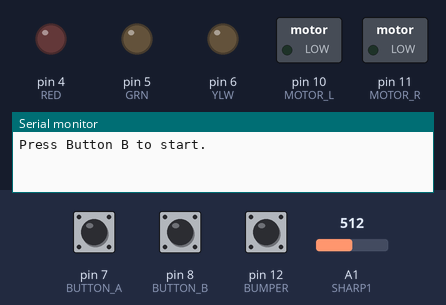
Simulated run of this sketch. Board: Arduino Uno, built with avr-gcc and run on an emulated ATmega328P. Parts: switched loads named in the sketch (green lamp = pin HIGH), output pins drawn as LEDs (lit = HIGH), the last lines printed to the serial monitor. Dashed ring = blinking. The test bench sets the inputs (shaded band); at power-on: pin 8 (BUTTON_B) HIGH, pin 7 (BUTTON_A) HIGH, pin 12 (BUMPER) HIGH, A1 (SHARP1) = 512.

Above: at 2.3 s.
2.4 s: pin 8 (BUTTON_B) pulled LOW for 0.65 s
At 3.6 s:
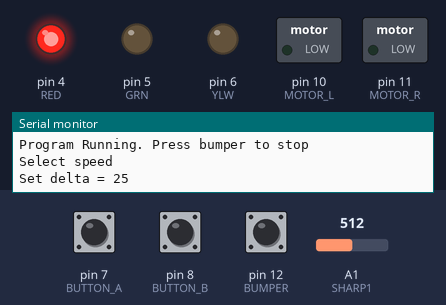
At 4.17 s:
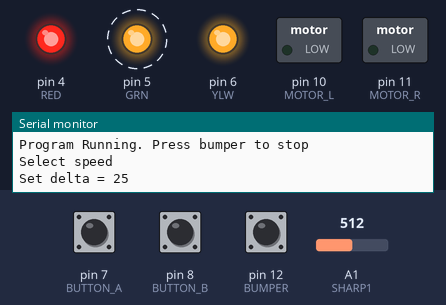
Timing chart, 0 to 11.5 s (numbered marks = the images above; inputs shaded):
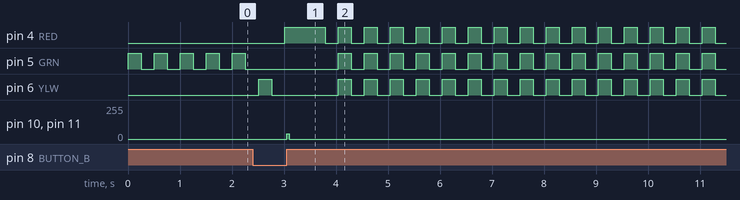

Measured:
- after the input at 2.4 s, pin 4 (RED): LOW → HIGH after 0.61 s, then repeats every 0.50 s: LOW 0.25 s, HIGH 0.25 s; pin 6 (YLW): goes HIGH 0.25 s, LOW 1.3 s, 14 × (HIGH 0.25 s, LOW 0.25 s), HIGH 0.25 s, then LOW, starting after 0.11 s; pin 10 (MOTOR_L), pin 11 (MOTOR_R): 0/255 → 39/255 after 0.66 s, → 0/255 0.04 s later
- by itself, pin 5 (GRN): alternates HIGH for 0.25 s and LOW for 0.25 s

The sketch:

M452Lab4OnOff.ino
```cpp
/********************************************************************
  M452Lab4OnOff (v2.0)

  Original by H. Fernando, 24/09/2013
  Revised by B. Surgenor, 17/09/2016, 01/10/2020, 30/09/2021

  This is an ON/OFF wall following algorithm for a robot equipped
  with a single Sharp on the left front corner of the robot.

 ***********************************************************************/
// Pin Assignments
int RED = 4;
int GRN = 5;
int YLW = 6;

int BUTTON_A = 7;
int BUTTON_B = 8;
int BUTTON_C = 9;
int MOTOR_L = 10;  // left motor signal
int MOTOR_R = 11;  // right motor signal
int BUMPER = 12;

int SHARP1 = A1;   // sharp input pin
int sensor1;       // sharp sensor reading

// recommended initial values
int delta  = 25;   // 25 as default for speed for speed test
int HYS    = 50;   // 50 as default for hysterisis

// adjust stop speed and target distance as appropriate
int WALL = 1400;       // 700 (40cm) for corridor, 1200 (20cm) for wall
int STOP_SPEED = 147;  // 147 as default, change to match that in Lab #4


// Set-up Routine
void setup() {
  // initialize the digital led pins as outputs.
  pinMode(RED, OUTPUT);
  pinMode(YLW, OUTPUT);
  pinMode(GRN, OUTPUT);
  //initialize buttons and bumper pins as inputs
  pinMode(BUMPER, INPUT);
   pinMode(BUTTON_A, INPUT);
    pinMode(BUTTON_B, INPUT);
  pinMode(BUTTON_C, INPUT);
  //initialize motor control pins as outputs
  pinMode(MOTOR_L, OUTPUT);
  pinMode(MOTOR_R, OUTPUT);

  //setup serial debug
  Serial.begin(9600);

  runMotors(0,0);  // check motors are stopped

  Serial.println("Press Button B to start.");
  do {
    toggleLED(GRN);         //motors stopped, Green LED flashing
  } while(digitalRead(BUTTON_B)== HIGH);

  sensor1 = map(analogRead(SHARP1),0,1023,0,5000); // initialize sensor
  Serial.println("Program Running. Press bumper to stop");

  Serial.println("Select speed");
}

// Main Routine
void loop() {
// Select motor speed
do  {
toggleLED(YLW);
  if (digitalRead(BUTTON_A) == LOW){
    HYS = 25;
    Serial.println("Set delta = 15");
    break;
  }
  else if (digitalRead(BUTTON_B) == LOW){
    HYS = 50;
    Serial.println("Set delta = 25");
    break;
  }
  else if (digitalRead(BUTTON_C) == LOW){
    HYS = 100;
    Serial.println("Set delta = 45");
    break;
  }
}

while (true);
// start of bumper check loop
do{
  sensor1 = map(analogRead(SHARP1),0,1023,0,5000);

  if(sensor1 < (WALL-HYS)){          // too far from the wall
    turnOnLED(YLW);
    runMotors(0, delta);
  }else if(sensor1 > (WALL+HYS)){    // too close to the wall
    turnOnLED(RED);
    runMotors(delta,0);
  }else{                             // at target distance
    turnOnLED(GRN);
    runMotors(delta,delta);
  }
}while(digitalRead(BUMPER)==LOW); // end of bumper loop

    runMotors(0,0);
    delay(500);
    runMotors(-delta,-delta);
    delay(250);
    runMotors(0,0);
    while(1){                    // loop forever
      flashAllLEDs();
    }
}

//**********FUNCTIONS (subroutines)******************

// left and right motor commands
void runMotors(int delta_L, int delta_R){
  int pulse_L = (STOP_SPEED + delta_L)*10;  //determines length of pulse in microsec
  int pulse_R = (STOP_SPEED + delta_R)*10;
  for(int i=0; i<3; i++){
    pulseOut(MOTOR_L, pulse_L);    //send pulse to left motors
    pulseOut(MOTOR_R, pulse_R);    //send pulse to right motors
  }
}

// single motor pulsewidth command
void pulseOut(int motor, int pulsewidth){
  digitalWrite(motor, HIGH);
  delayMicroseconds(pulsewidth);  //send pulse of desired pulsewidth
  digitalWrite(motor, LOW);
}

//Turn on a single LED, and all other off
void turnOnLED(int colour){
  digitalWrite(GRN, LOW);
  digitalWrite(YLW, LOW);
  digitalWrite(RED, LOW);
  digitalWrite(colour, HIGH);
}

//Toggle an LED on/off
void toggleLED(int colour){
  digitalWrite(colour, HIGH);
  delay(250);
  digitalWrite(colour, LOW);
  delay(250);
}

//flash all LEDs
void flashAllLEDs(){
  digitalWrite(GRN, LOW);
  digitalWrite(YLW, LOW);
  digitalWrite(RED, LOW);
  delay(250);
  digitalWrite(GRN, HIGH);
  digitalWrite(YLW, HIGH);
  digitalWrite(RED, HIGH);
  delay(250);
}
```
